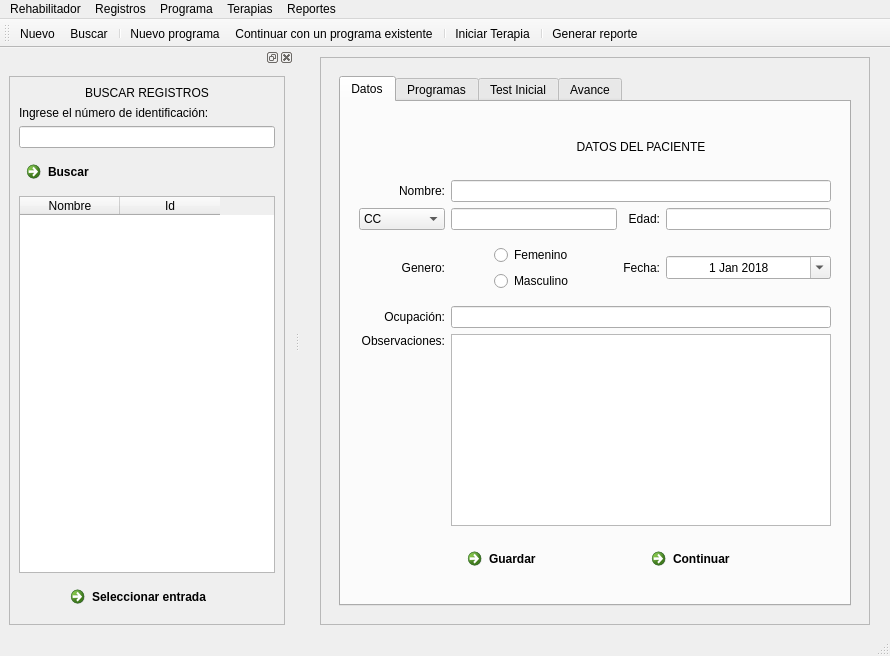
<?xml version="1.0" encoding="UTF-8"?>
<ui version="4.0">
 <class>MainWindow</class>
 <widget class="QMainWindow" name="MainWindow">
  <property name="geometry">
   <rect>
    <x>0</x>
    <y>0</y>
    <width>890</width>
    <height>656</height>
   </rect>
  </property>
  <property name="windowTitle">
   <string>Rehabilitator</string>
  </property>
  <property name="windowIcon">
   <iconset>
    <normaloff>icons/medicina.png</normaloff>icons/medicina.png</iconset>
  </property>
  <widget class="QWidget" name="centralwidget">
   <layout class="QGridLayout" name="gridLayout">
    <item row="0" column="0">
     <widget class="QFrame" name="frame">
      <property name="sizePolicy">
       <sizepolicy hsizetype="Maximum" vsizetype="Preferred">
        <horstretch>0</horstretch>
        <verstretch>0</verstretch>
       </sizepolicy>
      </property>
      <property name="frameShape">
       <enum>QFrame::StyledPanel</enum>
      </property>
      <property name="frameShadow">
       <enum>QFrame::Raised</enum>
      </property>
      <layout class="QGridLayout" name="gridLayout_4">
       <item row="0" column="0">
        <widget class="QStackedWidget" name="stackedWidget">
         <property name="sizePolicy">
          <sizepolicy hsizetype="Maximum" vsizetype="Preferred">
           <horstretch>0</horstretch>
           <verstretch>0</verstretch>
          </sizepolicy>
         </property>
         <property name="currentIndex">
          <number>2</number>
         </property>
         <widget class="QWidget" name="page_2">
          <layout class="QGridLayout" name="gridLayout_2">
           <item row="0" column="0">
            <widget class="QWidget" name="widget_2" native="true">
             <property name="sizePolicy">
              <sizepolicy hsizetype="Maximum" vsizetype="Minimum">
               <horstretch>0</horstretch>
               <verstretch>0</verstretch>
              </sizepolicy>
             </property>
             <property name="maximumSize">
              <size>
               <width>600</width>
               <height>16777215</height>
              </size>
             </property>
             <property name="focusPolicy">
              <enum>Qt::NoFocus</enum>
             </property>
             <property name="contextMenuPolicy">
              <enum>Qt::DefaultContextMenu</enum>
             </property>
             <property name="inputMethodHints">
              <set>Qt::ImhPreferNumbers</set>
             </property>
             <layout class="QGridLayout" name="gridLayout_3">
              <item row="2" column="0">
               <widget class="QComboBox" name="comboBox">
                <property name="layoutDirection">
                 <enum>Qt::LeftToRight</enum>
                </property>
                <item>
                 <property name="text">
                  <string>CC</string>
                 </property>
                </item>
                <item>
                 <property name="text">
                  <string>TI</string>
                 </property>
                </item>
                <item>
                 <property name="text">
                  <string>Pasaporte</string>
                 </property>
                </item>
               </widget>
              </item>
              <item row="1" column="0">
               <widget class="QLabel" name="label_3">
                <property name="text">
                 <string>Nombre:</string>
                </property>
                <property name="alignment">
                 <set>Qt::AlignRight|Qt::AlignTrailing|Qt::AlignVCenter</set>
                </property>
               </widget>
              </item>
              <item row="4" column="0">
               <widget class="QLabel" name="label_6">
                <property name="text">
                 <string>Genero:</string>
                </property>
                <property name="alignment">
                 <set>Qt::AlignRight|Qt::AlignTrailing|Qt::AlignVCenter</set>
                </property>
               </widget>
              </item>
              <item row="2" column="3">
               <widget class="QLineEdit" name="lineEdit_3">
                <property name="inputMethodHints">
                 <set>Qt::ImhPreferNumbers</set>
                </property>
                <property name="maxLength">
                 <number>2</number>
                </property>
                <property name="frame">
                 <bool>true</bool>
                </property>
                <property name="alignment">
                 <set>Qt::AlignCenter</set>
                </property>
               </widget>
              </item>
              <item row="1" column="1" colspan="3">
               <widget class="QLineEdit" name="lineEdit">
                <property name="maximumSize">
                 <size>
                  <width>16777215</width>
                  <height>16777215</height>
                 </size>
                </property>
                <property name="alignment">
                 <set>Qt::AlignCenter</set>
                </property>
               </widget>
              </item>
              <item row="6" column="1" colspan="3">
               <widget class="QTextEdit" name="textEdit">
                <property name="sizePolicy">
                 <sizepolicy hsizetype="Expanding" vsizetype="Minimum">
                  <horstretch>0</horstretch>
                  <verstretch>0</verstretch>
                 </sizepolicy>
                </property>
               </widget>
              </item>
              <item row="2" column="2">
               <widget class="QLabel" name="label_5">
                <property name="text">
                 <string>Edad:</string>
                </property>
                <property name="alignment">
                 <set>Qt::AlignRight|Qt::AlignTrailing|Qt::AlignVCenter</set>
                </property>
               </widget>
              </item>
              <item row="2" column="1">
               <widget class="QLineEdit" name="lineEdit_2">
                <property name="inputMethodHints">
                 <set>Qt::ImhFormattedNumbersOnly|Qt::ImhPreferNumbers</set>
                </property>
                <property name="maxLength">
                 <number>10</number>
                </property>
                <property name="alignment">
                 <set>Qt::AlignCenter</set>
                </property>
                <property name="cursorMoveStyle">
                 <enum>Qt::LogicalMoveStyle</enum>
                </property>
               </widget>
              </item>
              <item row="5" column="0">
               <widget class="QLabel" name="label">
                <property name="text">
                 <string>Ocupación:</string>
                </property>
                <property name="alignment">
                 <set>Qt::AlignRight|Qt::AlignTrailing|Qt::AlignVCenter</set>
                </property>
               </widget>
              </item>
              <item row="6" column="0" alignment="Qt::AlignTop">
               <widget class="QLabel" name="label_7">
                <property name="text">
                 <string>Observaciones:</string>
                </property>
                <property name="alignment">
                 <set>Qt::AlignRight|Qt::AlignTrailing|Qt::AlignVCenter</set>
                </property>
               </widget>
              </item>
              <item row="4" column="3">
               <widget class="QDateEdit" name="dateEdit">
                <property name="alignment">
                 <set>Qt::AlignCenter</set>
                </property>
                <property name="calendarPopup">
                 <bool>true</bool>
                </property>
                <property name="date">
                 <date>
                  <year>2018</year>
                  <month>1</month>
                  <day>1</day>
                 </date>
                </property>
               </widget>
              </item>
              <item row="4" column="2">
               <widget class="QLabel" name="label_4">
                <property name="text">
                 <string>Fecha:</string>
                </property>
                <property name="alignment">
                 <set>Qt::AlignRight|Qt::AlignTrailing|Qt::AlignVCenter</set>
                </property>
               </widget>
              </item>
              <item row="4" column="1" alignment="Qt::AlignHCenter">
               <widget class="QWidget" name="widget_3" native="true">
                <layout class="QVBoxLayout" name="verticalLayout_2">
                 <item>
                  <widget class="QRadioButton" name="radioButton">
                   <property name="text">
                    <string>Femenino</string>
                   </property>
                  </widget>
                 </item>
                 <item>
                  <widget class="QRadioButton" name="radioButton_2">
                   <property name="inputMethodHints">
                    <set>Qt::ImhFormattedNumbersOnly</set>
                   </property>
                   <property name="text">
                    <string>Masculino</string>
                   </property>
                  </widget>
                 </item>
                </layout>
               </widget>
              </item>
              <item row="5" column="1" colspan="3">
               <widget class="QLineEdit" name="lineEdit_5">
                <property name="alignment">
                 <set>Qt::AlignCenter</set>
                </property>
               </widget>
              </item>
              <item row="7" column="1" colspan="3">
               <widget class="QWidget" name="widget" native="true">
                <layout class="QHBoxLayout" name="horizontalLayout">
                 <item>
                  <widget class="QCommandLinkButton" name="commandLinkButton_2">
                   <property name="text">
                    <string>Cancelar</string>
                   </property>
                   <property name="icon">
                    <iconset>
                     <normaloff>icons/126466-multimedia-collection/png/back.png</normaloff>icons/126466-multimedia-collection/png/back.png</iconset>
                   </property>
                  </widget>
                 </item>
                 <item>
                  <widget class="QCommandLinkButton" name="commandLinkButton">
                   <property name="text">
                    <string>Continuar</string>
                   </property>
                   <property name="icon">
                    <iconset>
                     <normaloff>icons/126466-multimedia-collection/png/next-1.png</normaloff>icons/126466-multimedia-collection/png/next-1.png</iconset>
                   </property>
                  </widget>
                 </item>
                </layout>
               </widget>
              </item>
              <item row="0" column="1" colspan="3">
               <widget class="QLabel" name="label_2">
                <property name="text">
                 <string>DATOS DEL PACIENTE</string>
                </property>
                <property name="alignment">
                 <set>Qt::AlignCenter</set>
                </property>
               </widget>
              </item>
             </layout>
            </widget>
           </item>
          </layout>
         </widget>
         <widget class="QWidget" name="page">
          <layout class="QGridLayout" name="gridLayout_5"/>
         </widget>
         <widget class="QWidget" name="page_4">
          <layout class="QGridLayout" name="gridLayout_11">
           <item row="1" column="0">
            <widget class="QTabWidget" name="tabWidget">
             <property name="currentIndex">
              <number>0</number>
             </property>
             <widget class="QWidget" name="tab">
              <attribute name="title">
               <string>Datos</string>
              </attribute>
              <layout class="QGridLayout" name="gridLayout_12">
               <item row="0" column="0">
                <widget class="QWidget" name="widget_8" native="true">
                 <property name="sizePolicy">
                  <sizepolicy hsizetype="Maximum" vsizetype="Minimum">
                   <horstretch>0</horstretch>
                   <verstretch>0</verstretch>
                  </sizepolicy>
                 </property>
                 <property name="maximumSize">
                  <size>
                   <width>600</width>
                   <height>16777215</height>
                  </size>
                 </property>
                 <property name="focusPolicy">
                  <enum>Qt::NoFocus</enum>
                 </property>
                 <property name="contextMenuPolicy">
                  <enum>Qt::DefaultContextMenu</enum>
                 </property>
                 <property name="inputMethodHints">
                  <set>Qt::ImhPreferNumbers</set>
                 </property>
                 <layout class="QGridLayout" name="gridLayout_13">
                  <item row="2" column="0">
                   <widget class="QComboBox" name="comboBox_3">
                    <property name="layoutDirection">
                     <enum>Qt::LeftToRight</enum>
                    </property>
                    <item>
                     <property name="text">
                      <string>CC</string>
                     </property>
                    </item>
                    <item>
                     <property name="text">
                      <string>TI</string>
                     </property>
                    </item>
                    <item>
                     <property name="text">
                      <string>Pasaporte</string>
                     </property>
                    </item>
                   </widget>
                  </item>
                  <item row="1" column="0">
                   <widget class="QLabel" name="label_16">
                    <property name="text">
                     <string>Nombre:</string>
                    </property>
                    <property name="alignment">
                     <set>Qt::AlignRight|Qt::AlignTrailing|Qt::AlignVCenter</set>
                    </property>
                   </widget>
                  </item>
                  <item row="4" column="0">
                   <widget class="QLabel" name="label_17">
                    <property name="text">
                     <string>Genero:</string>
                    </property>
                    <property name="alignment">
                     <set>Qt::AlignRight|Qt::AlignTrailing|Qt::AlignVCenter</set>
                    </property>
                   </widget>
                  </item>
                  <item row="2" column="3">
                   <widget class="QLineEdit" name="lineEdit_8">
                    <property name="inputMethodHints">
                     <set>Qt::ImhPreferNumbers</set>
                    </property>
                    <property name="maxLength">
                     <number>2</number>
                    </property>
                    <property name="frame">
                     <bool>true</bool>
                    </property>
                    <property name="alignment">
                     <set>Qt::AlignCenter</set>
                    </property>
                   </widget>
                  </item>
                  <item row="1" column="1" colspan="3">
                   <widget class="QLineEdit" name="lineEdit_9">
                    <property name="maximumSize">
                     <size>
                      <width>16777215</width>
                      <height>16777215</height>
                     </size>
                    </property>
                    <property name="alignment">
                     <set>Qt::AlignCenter</set>
                    </property>
                   </widget>
                  </item>
                  <item row="6" column="1" colspan="3">
                   <widget class="QTextEdit" name="textEdit_3">
                    <property name="sizePolicy">
                     <sizepolicy hsizetype="Expanding" vsizetype="Minimum">
                      <horstretch>0</horstretch>
                      <verstretch>0</verstretch>
                     </sizepolicy>
                    </property>
                   </widget>
                  </item>
                  <item row="2" column="2">
                   <widget class="QLabel" name="label_18">
                    <property name="text">
                     <string>Edad:</string>
                    </property>
                    <property name="alignment">
                     <set>Qt::AlignRight|Qt::AlignTrailing|Qt::AlignVCenter</set>
                    </property>
                   </widget>
                  </item>
                  <item row="2" column="1">
                   <widget class="QLineEdit" name="lineEdit_10">
                    <property name="inputMethodHints">
                     <set>Qt::ImhFormattedNumbersOnly|Qt::ImhPreferNumbers</set>
                    </property>
                    <property name="maxLength">
                     <number>10</number>
                    </property>
                    <property name="alignment">
                     <set>Qt::AlignCenter</set>
                    </property>
                    <property name="cursorMoveStyle">
                     <enum>Qt::LogicalMoveStyle</enum>
                    </property>
                   </widget>
                  </item>
                  <item row="5" column="0">
                   <widget class="QLabel" name="label_19">
                    <property name="text">
                     <string>Ocupación:</string>
                    </property>
                    <property name="alignment">
                     <set>Qt::AlignRight|Qt::AlignTrailing|Qt::AlignVCenter</set>
                    </property>
                   </widget>
                  </item>
                  <item row="6" column="0" alignment="Qt::AlignTop">
                   <widget class="QLabel" name="label_20">
                    <property name="text">
                     <string>Observaciones:</string>
                    </property>
                    <property name="alignment">
                     <set>Qt::AlignRight|Qt::AlignTrailing|Qt::AlignVCenter</set>
                    </property>
                   </widget>
                  </item>
                  <item row="4" column="3">
                   <widget class="QDateEdit" name="dateEdit_4">
                    <property name="alignment">
                     <set>Qt::AlignCenter</set>
                    </property>
                    <property name="calendarPopup">
                     <bool>true</bool>
                    </property>
                    <property name="date">
                     <date>
                      <year>2018</year>
                      <month>1</month>
                      <day>1</day>
                     </date>
                    </property>
                   </widget>
                  </item>
                  <item row="4" column="2">
                   <widget class="QLabel" name="label_21">
                    <property name="text">
                     <string>Fecha:</string>
                    </property>
                    <property name="alignment">
                     <set>Qt::AlignRight|Qt::AlignTrailing|Qt::AlignVCenter</set>
                    </property>
                   </widget>
                  </item>
                  <item row="4" column="1" alignment="Qt::AlignHCenter">
                   <widget class="QWidget" name="widget_9" native="true">
                    <layout class="QVBoxLayout" name="verticalLayout_3">
                     <item>
                      <widget class="QRadioButton" name="radioButton_3">
                       <property name="text">
                        <string>Femenino</string>
                       </property>
                      </widget>
                     </item>
                     <item>
                      <widget class="QRadioButton" name="radioButton_4">
                       <property name="inputMethodHints">
                        <set>Qt::ImhFormattedNumbersOnly</set>
                       </property>
                       <property name="text">
                        <string>Masculino</string>
                       </property>
                      </widget>
                     </item>
                    </layout>
                   </widget>
                  </item>
                  <item row="5" column="1" colspan="3">
                   <widget class="QLineEdit" name="lineEdit_11">
                    <property name="alignment">
                     <set>Qt::AlignCenter</set>
                    </property>
                   </widget>
                  </item>
                  <item row="7" column="1" colspan="3">
                   <widget class="QWidget" name="widget_10" native="true">
                    <layout class="QHBoxLayout" name="horizontalLayout_2">
                     <item>
                      <widget class="QCommandLinkButton" name="commandLinkButton_7">
                       <property name="text">
                        <string>Guardar</string>
                       </property>
                       <property name="icon">
                        <iconset>
                         <normaloff>icons/126466-multimedia-collection/png/back.png</normaloff>icons/126466-multimedia-collection/png/back.png</iconset>
                       </property>
                      </widget>
                     </item>
                     <item>
                      <widget class="QCommandLinkButton" name="commandLinkButton_8">
                       <property name="text">
                        <string>Continuar</string>
                       </property>
                       <property name="icon">
                        <iconset>
                         <normaloff>icons/126466-multimedia-collection/png/next-1.png</normaloff>icons/126466-multimedia-collection/png/next-1.png</iconset>
                       </property>
                      </widget>
                     </item>
                    </layout>
                   </widget>
                  </item>
                  <item row="0" column="1" colspan="3">
                   <widget class="QLabel" name="label_22">
                    <property name="text">
                     <string>DATOS DEL PACIENTE</string>
                    </property>
                    <property name="alignment">
                     <set>Qt::AlignCenter</set>
                    </property>
                   </widget>
                  </item>
                 </layout>
                </widget>
               </item>
              </layout>
             </widget>
             <widget class="QWidget" name="tab_2">
              <attribute name="title">
               <string>Programas</string>
              </attribute>
              <layout class="QGridLayout" name="gridLayout_14">
               <item row="0" column="0">
                <widget class="QStackedWidget" name="stackedWidget_2">
                 <property name="currentIndex">
                  <number>1</number>
                 </property>
                 <widget class="QWidget" name="page_5">
                  <layout class="QGridLayout" name="gridLayout_16">
                   <item row="0" column="0">
                    <widget class="QWidget" name="widget_7" native="true">
                     <layout class="QGridLayout" name="gridLayout_15">
                      <item row="1" column="1" alignment="Qt::AlignRight">
                       <widget class="QCommandLinkButton" name="commandLinkButton_9">
                        <property name="text">
                         <string>Ver información</string>
                        </property>
                       </widget>
                      </item>
                      <item row="1" column="0" alignment="Qt::AlignRight">
                       <widget class="QCommandLinkButton" name="commandLinkButton_10">
                        <property name="text">
                         <string>Nuevo Programa</string>
                        </property>
                       </widget>
                      </item>
                      <item row="0" column="0" colspan="2">
                       <widget class="QTreeWidget" name="treeWidget"/>
                      </item>
                     </layout>
                    </widget>
                   </item>
                  </layout>
                 </widget>
                 <widget class="QWidget" name="page_6">
                  <layout class="QGridLayout" name="gridLayout_17">
                   <item row="0" column="0">
                    <widget class="QWidget" name="widget_4" native="true">
                     <property name="sizePolicy">
                      <sizepolicy hsizetype="Maximum" vsizetype="Preferred">
                       <horstretch>0</horstretch>
                       <verstretch>0</verstretch>
                      </sizepolicy>
                     </property>
                     <property name="maximumSize">
                      <size>
                       <width>600</width>
                       <height>16777215</height>
                      </size>
                     </property>
                     <layout class="QGridLayout" name="gridLayout_6">
                      <item row="1" column="0">
                       <widget class="QLabel" name="label_9">
                        <property name="text">
                         <string>Sesiones totales</string>
                        </property>
                       </widget>
                      </item>
                      <item row="1" column="3">
                       <widget class="QLineEdit" name="lineEdit_7">
                        <property name="alignment">
                         <set>Qt::AlignCenter</set>
                        </property>
                       </widget>
                      </item>
                      <item row="2" column="3">
                       <widget class="QDateEdit" name="dateEdit_3">
                        <property name="alignment">
                         <set>Qt::AlignCenter</set>
                        </property>
                        <property name="calendarPopup">
                         <bool>true</bool>
                        </property>
                       </widget>
                      </item>
                      <item row="3" column="0">
                       <widget class="QLabel" name="label_15">
                        <property name="text">
                         <string>Observaciones:</string>
                        </property>
                        <property name="alignment">
                         <set>Qt::AlignLeading|Qt::AlignLeft|Qt::AlignTop</set>
                        </property>
                       </widget>
                      </item>
                      <item row="2" column="0">
                       <widget class="QLabel" name="label_13">
                        <property name="text">
                         <string>Fecha de inicio</string>
                        </property>
                       </widget>
                      </item>
                      <item row="3" column="1" colspan="3">
                       <widget class="QTextEdit" name="textEdit_2">
                        <property name="sizePolicy">
                         <sizepolicy hsizetype="Expanding" vsizetype="Maximum">
                          <horstretch>0</horstretch>
                          <verstretch>0</verstretch>
                         </sizepolicy>
                        </property>
                       </widget>
                      </item>
                      <item row="2" column="2">
                       <widget class="QLabel" name="label_14">
                        <property name="text">
                         <string>Fecha de finalización</string>
                        </property>
                       </widget>
                      </item>
                      <item row="1" column="1">
                       <widget class="QLineEdit" name="lineEdit_4">
                        <property name="alignment">
                         <set>Qt::AlignCenter</set>
                        </property>
                       </widget>
                      </item>
                      <item row="1" column="2">
                       <widget class="QLabel" name="label_12">
                        <property name="text">
                         <string>Sesiones por semana</string>
                        </property>
                       </widget>
                      </item>
                      <item row="2" column="1">
                       <widget class="QDateEdit" name="dateEdit_2">
                        <property name="alignment">
                         <set>Qt::AlignCenter</set>
                        </property>
                        <property name="calendarPopup">
                         <bool>true</bool>
                        </property>
                       </widget>
                      </item>
                      <item row="4" column="1" colspan="3">
                       <widget class="QWidget" name="widget_6" native="true">
                        <property name="sizePolicy">
                         <sizepolicy hsizetype="Preferred" vsizetype="Maximum">
                          <horstretch>0</horstretch>
                          <verstretch>0</verstretch>
                         </sizepolicy>
                        </property>
                        <layout class="QGridLayout" name="gridLayout_10">
                         <item row="0" column="1">
                          <widget class="QCommandLinkButton" name="commandLinkButton_5">
                           <property name="sizePolicy">
                            <sizepolicy hsizetype="Preferred" vsizetype="Maximum">
                             <horstretch>0</horstretch>
                             <verstretch>0</verstretch>
                            </sizepolicy>
                           </property>
                           <property name="text">
                            <string>Continuar</string>
                           </property>
                           <property name="icon">
                            <iconset>
                             <normaloff>icons/126466-multimedia-collection/png/next-1.png</normaloff>icons/126466-multimedia-collection/png/next-1.png</iconset>
                           </property>
                          </widget>
                         </item>
                         <item row="0" column="0">
                          <widget class="QCommandLinkButton" name="commandLinkButton_6">
                           <property name="text">
                            <string>Atrás</string>
                           </property>
                           <property name="icon">
                            <iconset>
                             <normaloff>icons/126466-multimedia-collection/png/back.png</normaloff>icons/126466-multimedia-collection/png/back.png</iconset>
                           </property>
                          </widget>
                         </item>
                        </layout>
                       </widget>
                      </item>
                      <item row="0" column="1" colspan="3">
                       <widget class="QLabel" name="label_8">
                        <property name="sizePolicy">
                         <sizepolicy hsizetype="Preferred" vsizetype="Maximum">
                          <horstretch>0</horstretch>
                          <verstretch>0</verstretch>
                         </sizepolicy>
                        </property>
                        <property name="text">
                         <string>NUEVO PROGRAMA</string>
                        </property>
                        <property name="alignment">
                         <set>Qt::AlignCenter</set>
                        </property>
                       </widget>
                      </item>
                     </layout>
                    </widget>
                   </item>
                  </layout>
                 </widget>
                </widget>
               </item>
              </layout>
             </widget>
             <widget class="QWidget" name="tab_3">
              <attribute name="title">
               <string>Test Inicial</string>
              </attribute>
             </widget>
             <widget class="QWidget" name="tab_4">
              <attribute name="title">
               <string>Avance</string>
              </attribute>
             </widget>
            </widget>
           </item>
          </layout>
         </widget>
        </widget>
       </item>
      </layout>
     </widget>
    </item>
   </layout>
  </widget>
  <widget class="QMenuBar" name="menubar">
   <property name="geometry">
    <rect>
     <x>0</x>
     <y>0</y>
     <width>890</width>
     <height>22</height>
    </rect>
   </property>
   <widget class="QMenu" name="menuRehabilitador">
    <property name="title">
     <string>Rehabilitador</string>
    </property>
    <addaction name="actionAcerca_de"/>
    <addaction name="actionLicencia"/>
    <addaction name="separator"/>
    <addaction name="actionSalir"/>
   </widget>
   <widget class="QMenu" name="menuRegsitro">
    <property name="title">
     <string>Registros</string>
    </property>
    <addaction name="actionNuevo_registro_2"/>
    <addaction name="actionBuscar_registro_3"/>
    <addaction name="separator"/>
    <addaction name="actionTodos_los_registros"/>
   </widget>
   <widget class="QMenu" name="menuPrograma">
    <property name="title">
     <string>Programa</string>
    </property>
    <addaction name="actionNuevo_2"/>
    <addaction name="actionExistente"/>
   </widget>
   <widget class="QMenu" name="menuTerapias">
    <property name="title">
     <string>Terapias</string>
    </property>
    <addaction name="separator"/>
    <addaction name="actionActiva_2"/>
    <addaction name="actionPasiva_2"/>
    <addaction name="actionResistiva_2"/>
    <addaction name="separator"/>
    <addaction name="actionInformaci_n"/>
   </widget>
   <widget class="QMenu" name="menuReportes">
    <property name="title">
     <string>Reportes</string>
    </property>
    <addaction name="actionGenerar_reporte_de_sesi_n_2"/>
    <addaction name="actionGenerar_reporte_de_programa_2"/>
    <addaction name="actionGenerar_historial_de_paciente"/>
   </widget>
   <addaction name="menuRehabilitador"/>
   <addaction name="menuRegsitro"/>
   <addaction name="menuPrograma"/>
   <addaction name="menuTerapias"/>
   <addaction name="menuReportes"/>
  </widget>
  <widget class="QStatusBar" name="statusbar"/>
  <widget class="QDockWidget" name="dockWidget_3">
   <property name="enabled">
    <bool>true</bool>
   </property>
   <property name="sizePolicy">
    <sizepolicy hsizetype="Minimum" vsizetype="Preferred">
     <horstretch>0</horstretch>
     <verstretch>0</verstretch>
    </sizepolicy>
   </property>
   <property name="minimumSize">
    <size>
     <width>150</width>
     <height>107</height>
    </size>
   </property>
   <property name="maximumSize">
    <size>
     <width>524287</width>
     <height>524287</height>
    </size>
   </property>
   <property name="floating">
    <bool>false</bool>
   </property>
   <attribute name="dockWidgetArea">
    <number>1</number>
   </attribute>
   <widget class="QWidget" name="dockWidgetContents_3">
    <layout class="QGridLayout" name="gridLayout_8">
     <item row="0" column="0">
      <widget class="QScrollArea" name="scrollArea_2">
       <property name="sizePolicy">
        <sizepolicy hsizetype="Expanding" vsizetype="Expanding">
         <horstretch>0</horstretch>
         <verstretch>0</verstretch>
        </sizepolicy>
       </property>
       <property name="maximumSize">
        <size>
         <width>400</width>
         <height>16777215</height>
        </size>
       </property>
       <property name="widgetResizable">
        <bool>true</bool>
       </property>
       <widget class="QWidget" name="scrollAreaWidgetContents_2">
        <property name="geometry">
         <rect>
          <x>0</x>
          <y>0</y>
          <width>265</width>
          <height>534</height>
         </rect>
        </property>
        <layout class="QGridLayout" name="gridLayout_9">
         <item row="1" column="0">
          <widget class="QLabel" name="label_11">
           <property name="text">
            <string>Ingrese el número de identificación:</string>
           </property>
          </widget>
         </item>
         <item row="3" column="0">
          <widget class="QCommandLinkButton" name="commandLinkButton_3">
           <property name="layoutDirection">
            <enum>Qt::LeftToRight</enum>
           </property>
           <property name="text">
            <string>Buscar</string>
           </property>
          </widget>
         </item>
         <item row="0" column="0">
          <widget class="QLabel" name="label_10">
           <property name="text">
            <string>BUSCAR REGISTROS</string>
           </property>
           <property name="alignment">
            <set>Qt::AlignCenter</set>
           </property>
          </widget>
         </item>
         <item row="2" column="0">
          <widget class="QLineEdit" name="lineEdit_6"/>
         </item>
         <item row="5" column="0" alignment="Qt::AlignHCenter">
          <widget class="QCommandLinkButton" name="commandLinkButton_4">
           <property name="text">
            <string>Seleccionar entrada</string>
           </property>
          </widget>
         </item>
         <item row="4" column="0">
          <widget class="QTableWidget" name="tableWidget">
           <column>
            <property name="text">
             <string>Nombre</string>
            </property>
           </column>
           <column>
            <property name="text">
             <string>Id</string>
            </property>
           </column>
          </widget>
         </item>
        </layout>
       </widget>
      </widget>
     </item>
    </layout>
   </widget>
  </widget>
  <widget class="QToolBar" name="toolBar_2">
   <property name="windowTitle">
    <string>toolBar_2</string>
   </property>
   <attribute name="toolBarArea">
    <enum>TopToolBarArea</enum>
   </attribute>
   <attribute name="toolBarBreak">
    <bool>false</bool>
   </attribute>
   <addaction name="actionNuevo_registro"/>
   <addaction name="actionBuscar_registro_2"/>
   <addaction name="separator"/>
   <addaction name="actionNuevo"/>
   <addaction name="action_Existente"/>
   <addaction name="separator"/>
   <addaction name="actionIniciarTerapia"/>
   <addaction name="separator"/>
   <addaction name="actionGenerarReporte"/>
  </widget>
  <action name="actionBuscar_registro">
   <property name="text">
    <string>Buscar registro</string>
   </property>
  </action>
  <action name="actionBuscar_registro_2">
   <property name="icon">
    <iconset>
     <normaloff>icons/126466-multimedia-collection/png/magnifying-glass.png</normaloff>icons/126466-multimedia-collection/png/magnifying-glass.png</iconset>
   </property>
   <property name="text">
    <string>Buscar</string>
   </property>
  </action>
  <action name="actionNuevo_registro">
   <property name="icon">
    <iconset>
     <normaloff>icons/112154-web-navigation-line-craft/png/add-button.png</normaloff>icons/112154-web-navigation-line-craft/png/add-button.png</iconset>
   </property>
   <property name="text">
    <string>Nuevo</string>
   </property>
  </action>
  <action name="actionNuevo_registro_2">
   <property name="text">
    <string>Nuevo registro</string>
   </property>
  </action>
  <action name="actionBuscar_registro_3">
   <property name="text">
    <string>Buscar registro</string>
   </property>
  </action>
  <action name="actionTodos_los_registros">
   <property name="text">
    <string>Todos los registros</string>
   </property>
  </action>
  <action name="actionAcerca_de">
   <property name="text">
    <string>Acerca de </string>
   </property>
  </action>
  <action name="actionLicencia">
   <property name="text">
    <string>Licencia</string>
   </property>
  </action>
  <action name="actionSalir">
   <property name="text">
    <string>Salir</string>
   </property>
  </action>
  <action name="actionNuevo">
   <property name="icon">
    <iconset>
     <normaloff>icons/112154-web-navigation-line-craft/png/note.png</normaloff>icons/112154-web-navigation-line-craft/png/note.png</iconset>
   </property>
   <property name="text">
    <string>Nuevo programa</string>
   </property>
  </action>
  <action name="action_Existente">
   <property name="icon">
    <iconset>
     <normaloff>icons/126466-multimedia-collection/png/edit.png</normaloff>icons/126466-multimedia-collection/png/edit.png</iconset>
   </property>
   <property name="text">
    <string>Continuar con un programa existente</string>
   </property>
  </action>
  <action name="actionNuevo_2">
   <property name="text">
    <string>Nuevo</string>
   </property>
  </action>
  <action name="actionExistente">
   <property name="text">
    <string>Existente</string>
   </property>
  </action>
  <action name="actionIniciarTerapia">
   <property name="icon">
    <iconset>
     <normaloff>icons/medicina.png</normaloff>icons/medicina.png</iconset>
   </property>
   <property name="text">
    <string>Iniciar Terapia</string>
   </property>
  </action>
  <action name="actionPasiva">
   <property name="text">
    <string>Pasiva</string>
   </property>
  </action>
  <action name="actionResistiva">
   <property name="text">
    <string>Resistiva</string>
   </property>
  </action>
  <action name="actionInformaci_n">
   <property name="text">
    <string>Información</string>
   </property>
  </action>
  <action name="actionActiva_2">
   <property name="text">
    <string>Activa</string>
   </property>
  </action>
  <action name="actionPasiva_2">
   <property name="text">
    <string>Pasiva</string>
   </property>
  </action>
  <action name="actionResistiva_2">
   <property name="text">
    <string>Resistiva</string>
   </property>
  </action>
  <action name="actionGenerarReporte">
   <property name="icon">
    <iconset>
     <normaloff>icons/126466-multimedia-collection/png/printer.png</normaloff>icons/126466-multimedia-collection/png/printer.png</iconset>
   </property>
   <property name="text">
    <string>Generar reporte</string>
   </property>
  </action>
  <action name="actionGenerar_reporte_de_programa">
   <property name="text">
    <string>Generar reporte de programa</string>
   </property>
  </action>
  <action name="actionGenerar_historial_del_paciente">
   <property name="text">
    <string>Generar historial del paciente</string>
   </property>
  </action>
  <action name="actionGenerar_reporte_de_sesi_n_2">
   <property name="text">
    <string>Generar reporte de sesión</string>
   </property>
  </action>
  <action name="actionGenerar_reporte_de_programa_2">
   <property name="text">
    <string>Generar reporte de programa</string>
   </property>
  </action>
  <action name="actionGenerar_historial_de_paciente">
   <property name="text">
    <string>Generar historial de paciente</string>
   </property>
  </action>
 </widget>
 <tabstops>
  <tabstop>lineEdit</tabstop>
  <tabstop>comboBox</tabstop>
  <tabstop>lineEdit_2</tabstop>
  <tabstop>lineEdit_3</tabstop>
  <tabstop>radioButton</tabstop>
  <tabstop>radioButton_2</tabstop>
  <tabstop>dateEdit</tabstop>
  <tabstop>lineEdit_5</tabstop>
  <tabstop>textEdit</tabstop>
  <tabstop>commandLinkButton_2</tabstop>
  <tabstop>commandLinkButton</tabstop>
  <tabstop>scrollArea_2</tabstop>
  <tabstop>lineEdit_6</tabstop>
  <tabstop>commandLinkButton_3</tabstop>
  <tabstop>tableWidget</tabstop>
  <tabstop>commandLinkButton_4</tabstop>
 </tabstops>
 <resources/>
 <connections/>
</ui>
